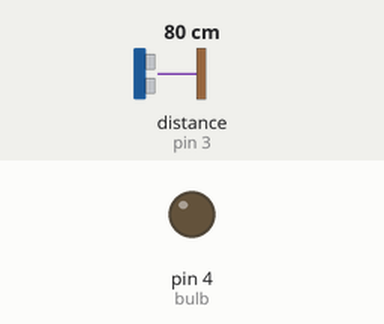
Recording of a sketch running on a simulated Arduino Uno, built with avr-gcc and run on an emulated ATmega328P. Shown: output pins drawn as LEDs (lit = HIGH). Wiring (inferred from the names in the program): ultrasonic range finder: trigger pin 2; echo pin 3. The inputs (shaded band) are chosen by the test bench; at power-on: distance to the obstacle (sensor on pin 3) 80 cm. The echo pulse lasts 58.3 µs per cm; pins used as bus, display or sensor lines are not drawn; what the sketch prints to the serial monitor is not drawn.

Above: at 3.8 s.
3.9 s: distance to the obstacle (sensor on pin 3) set to 97 cm
7.8 s: distance to the obstacle (sensor on pin 3) set to 105 cm
At 8.9 s:
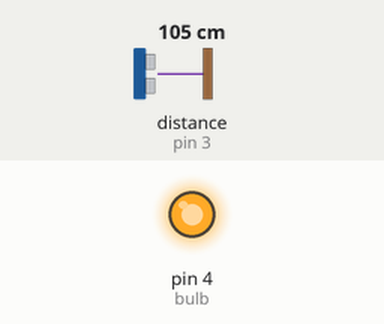
Timing chart, 0 to 10.8 s (numbered marks = the images above; inputs shaded):
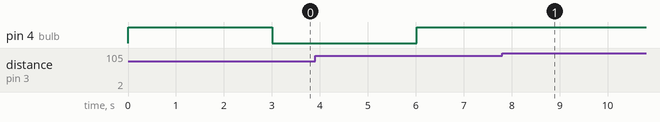

The sketch:

control_lights.ino
```cpp
//define arduino pins for hcsr04 sensor
#define trigPin 2
#define echoPin 3

//define pin to trigger relay to turn on bulb
#define bulb 4

//define threshold distance to trigger the light on
int value,threshold=100;
bool check=false;

int calculate_distance(){
  int duration,distance;
  digitalWrite (trigPin, HIGH);
  delayMicroseconds (10);
  digitalWrite (trigPin, LOW);
  duration = pulseIn (echoPin, HIGH);
  distance = (duration/2) / 29.1;

  if(distance <= threshold){
     Serial.print("parked");
  }else{
     Serial.print("unparked");
  }

 return distance;
}


void setup()

{
Serial.begin (9600); //Start the serial monitor
pinMode(trigPin, OUTPUT); //set the trigpin to output
pinMode(echoPin, INPUT); //set the echopin to input
pinMode (bulb, OUTPUT); //set the bulb pin  to output

//INITIALIZE bulb off
digitalWrite(bulb,LOW);

}

void loop()

{

value=calculate_distance();

if(value < threshold && check==false)
{
    light();
    check=true;
}

else if(value < threshold && check==true)
{
  light_off();
  check=false;
}

delay(3000);

}

void light() //Start the Light subroutine

{
  digitalWrite(bulb, HIGH); //turn on the light
}

void light_off()
{

digitalWrite(bulb, LOW); //turn off the light
}
```

Measured:
- the behaviour switches between 100 and 101 cm on distance to the obstacle (sensor on pin 3) (found by bisection; images 0 and 1)
- after the input at 7.8 s, pin 4 (bulb): stops changing and stays HIGH
